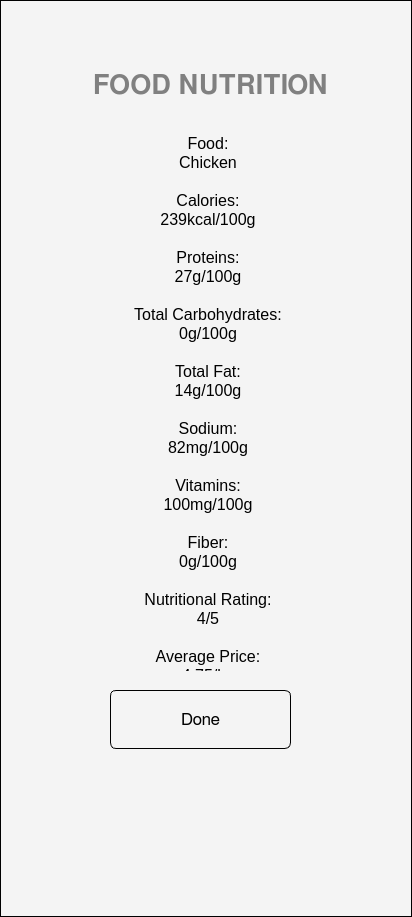
<?xml version="1.0" encoding="UTF-8"?>
<ui version="4.0">
 <class>Form</class>
 <widget class="QWidget" name="Form">
  <property name="geometry">
   <rect>
    <x>0</x>
    <y>0</y>
    <width>412</width>
    <height>917</height>
   </rect>
  </property>
  <property name="windowTitle">
   <string>Form</string>
  </property>
  <property name="styleSheet">
   <string notr="true">background-color: #f4f4f4; border: 1px solid #000000;</string>
  </property>
  <widget class="QPushButton" name="pushButton_9">
   <property name="geometry">
    <rect>
     <x>110</x>
     <y>690</y>
     <width>181</width>
     <height>59</height>
    </rect>
   </property>
   <property name="font">
    <font>
     <family>FreeSans</family>
     <pointsize>13</pointsize>
     <bold>false</bold>
    </font>
   </property>
   <property name="styleSheet">
    <string notr="true">color: ffffff;background-color: #00000000;
border-radius: 6px;
    padding: 5px;</string>
   </property>
   <property name="text">
    <string>Done</string>
   </property>
  </widget>
  <widget class="QLabel" name="label">
   <property name="geometry">
    <rect>
     <x>50</x>
     <y>50</y>
     <width>321</width>
     <height>71</height>
    </rect>
   </property>
   <property name="sizePolicy">
    <sizepolicy hsizetype="Preferred" vsizetype="Preferred">
     <horstretch>0</horstretch>
     <verstretch>0</verstretch>
    </sizepolicy>
   </property>
   <property name="font">
    <font>
     <family>FreeSans</family>
     <pointsize>20</pointsize>
     <bold>true</bold>
    </font>
   </property>
   <property name="styleSheet">
    <string notr="true">color: gray; border: none;</string>
   </property>
   <property name="frameShape">
    <enum>QFrame::Shape::NoFrame</enum>
   </property>
   <property name="frameShadow">
    <enum>QFrame::Shadow::Raised</enum>
   </property>
   <property name="text">
    <string>FOOD NUTRITION</string>
   </property>
   <property name="alignment">
    <set>Qt::AlignmentFlag::AlignCenter</set>
   </property>
   <property name="wordWrap">
    <bool>true</bool>
   </property>
  </widget>
  <widget class="QTextBrowser" name="textBrowser">
   <property name="geometry">
    <rect>
     <x>80</x>
     <y>130</y>
     <width>256</width>
     <height>541</height>
    </rect>
   </property>
   <property name="styleSheet">
    <string notr="true">color: black; border: 0;</string>
   </property>
   <property name="verticalScrollBarPolicy">
    <enum>Qt::ScrollBarPolicy::ScrollBarAlwaysOff</enum>
   </property>
   <property name="horizontalScrollBarPolicy">
    <enum>Qt::ScrollBarPolicy::ScrollBarAlwaysOff</enum>
   </property>
   <property name="html">
    <string>&lt;!DOCTYPE HTML PUBLIC &quot;-//W3C//DTD HTML 4.0//EN&quot; &quot;http://www.w3.org/TR/REC-html40/strict.dtd&quot;&gt;
&lt;html&gt;&lt;head&gt;&lt;meta name=&quot;qrichtext&quot; content=&quot;1&quot; /&gt;&lt;meta charset=&quot;utf-8&quot; /&gt;&lt;style type=&quot;text/css&quot;&gt;
p, li { white-space: pre-wrap; }
hr { height: 1px; border-width: 0; }
li.unchecked::marker { content: &quot;\2610&quot;; }
li.checked::marker { content: &quot;\2612&quot;; }
&lt;/style&gt;&lt;/head&gt;&lt;body style=&quot; font-family:'Noto Sans'; font-size:10pt; font-weight:400; font-style:normal;&quot;&gt;
&lt;p align=&quot;center&quot; style=&quot; margin-top:0px; margin-bottom:0px; margin-left:0px; margin-right:0px; -qt-block-indent:0; text-indent:0px;&quot;&gt;&lt;span style=&quot; font-family:'FreeSans'; font-size:12pt;&quot;&gt;Food:&lt;/span&gt;&lt;/p&gt;
&lt;p align=&quot;center&quot; style=&quot; margin-top:0px; margin-bottom:0px; margin-left:0px; margin-right:0px; -qt-block-indent:0; text-indent:0px;&quot;&gt;&lt;span style=&quot; font-family:'FreeSans'; font-size:12pt;&quot;&gt;Chicken&lt;/span&gt;&lt;/p&gt;
&lt;p align=&quot;center&quot; style=&quot;-qt-paragraph-type:empty; margin-top:0px; margin-bottom:0px; margin-left:0px; margin-right:0px; -qt-block-indent:0; text-indent:0px; font-family:'FreeSans'; font-size:12pt;&quot;&gt;&lt;br /&gt;&lt;/p&gt;
&lt;p align=&quot;center&quot; style=&quot; margin-top:0px; margin-bottom:0px; margin-left:0px; margin-right:0px; -qt-block-indent:0; text-indent:0px;&quot;&gt;&lt;span style=&quot; font-family:'FreeSans'; font-size:12pt;&quot;&gt;Calories:&lt;/span&gt;&lt;/p&gt;
&lt;p align=&quot;center&quot; style=&quot; margin-top:0px; margin-bottom:0px; margin-left:0px; margin-right:0px; -qt-block-indent:0; text-indent:0px;&quot;&gt;&lt;span style=&quot; font-family:'FreeSans'; font-size:12pt;&quot;&gt;239kcal/100g&lt;/span&gt;&lt;/p&gt;
&lt;p align=&quot;center&quot; style=&quot;-qt-paragraph-type:empty; margin-top:0px; margin-bottom:0px; margin-left:0px; margin-right:0px; -qt-block-indent:0; text-indent:0px; font-family:'FreeSans'; font-size:12pt;&quot;&gt;&lt;br /&gt;&lt;/p&gt;
&lt;p align=&quot;center&quot; style=&quot; margin-top:0px; margin-bottom:0px; margin-left:0px; margin-right:0px; -qt-block-indent:0; text-indent:0px;&quot;&gt;&lt;span style=&quot; font-family:'FreeSans'; font-size:12pt;&quot;&gt;Proteins:&lt;/span&gt;&lt;/p&gt;
&lt;p align=&quot;center&quot; style=&quot; margin-top:0px; margin-bottom:0px; margin-left:0px; margin-right:0px; -qt-block-indent:0; text-indent:0px;&quot;&gt;&lt;span style=&quot; font-family:'FreeSans'; font-size:12pt;&quot;&gt;27g/100g&lt;/span&gt;&lt;/p&gt;
&lt;p align=&quot;center&quot; style=&quot;-qt-paragraph-type:empty; margin-top:0px; margin-bottom:0px; margin-left:0px; margin-right:0px; -qt-block-indent:0; text-indent:0px; font-family:'FreeSans'; font-size:12pt;&quot;&gt;&lt;br /&gt;&lt;/p&gt;
&lt;p align=&quot;center&quot; style=&quot; margin-top:0px; margin-bottom:0px; margin-left:0px; margin-right:0px; -qt-block-indent:0; text-indent:0px;&quot;&gt;&lt;span style=&quot; font-family:'FreeSans'; font-size:12pt;&quot;&gt;Total Carbohydrates:&lt;/span&gt;&lt;/p&gt;
&lt;p align=&quot;center&quot; style=&quot; margin-top:0px; margin-bottom:0px; margin-left:0px; margin-right:0px; -qt-block-indent:0; text-indent:0px;&quot;&gt;&lt;span style=&quot; font-family:'FreeSans'; font-size:12pt;&quot;&gt;0g/100g&lt;/span&gt;&lt;/p&gt;
&lt;p align=&quot;center&quot; style=&quot;-qt-paragraph-type:empty; margin-top:0px; margin-bottom:0px; margin-left:0px; margin-right:0px; -qt-block-indent:0; text-indent:0px; font-family:'FreeSans'; font-size:12pt;&quot;&gt;&lt;br /&gt;&lt;/p&gt;
&lt;p align=&quot;center&quot; style=&quot; margin-top:0px; margin-bottom:0px; margin-left:0px; margin-right:0px; -qt-block-indent:0; text-indent:0px;&quot;&gt;&lt;span style=&quot; font-family:'FreeSans'; font-size:12pt;&quot;&gt;Total Fat:&lt;/span&gt;&lt;/p&gt;
&lt;p align=&quot;center&quot; style=&quot; margin-top:0px; margin-bottom:0px; margin-left:0px; margin-right:0px; -qt-block-indent:0; text-indent:0px;&quot;&gt;&lt;span style=&quot; font-family:'FreeSans'; font-size:12pt;&quot;&gt;14g/100g&lt;/span&gt;&lt;/p&gt;
&lt;p align=&quot;center&quot; style=&quot;-qt-paragraph-type:empty; margin-top:0px; margin-bottom:0px; margin-left:0px; margin-right:0px; -qt-block-indent:0; text-indent:0px; font-family:'FreeSans'; font-size:12pt;&quot;&gt;&lt;br /&gt;&lt;/p&gt;
&lt;p align=&quot;center&quot; style=&quot; margin-top:0px; margin-bottom:0px; margin-left:0px; margin-right:0px; -qt-block-indent:0; text-indent:0px;&quot;&gt;&lt;span style=&quot; font-family:'FreeSans'; font-size:12pt;&quot;&gt;Sodium:&lt;/span&gt;&lt;/p&gt;
&lt;p align=&quot;center&quot; style=&quot; margin-top:0px; margin-bottom:0px; margin-left:0px; margin-right:0px; -qt-block-indent:0; text-indent:0px;&quot;&gt;&lt;span style=&quot; font-family:'FreeSans'; font-size:12pt;&quot;&gt;82mg/100g&lt;/span&gt;&lt;/p&gt;
&lt;p align=&quot;center&quot; style=&quot;-qt-paragraph-type:empty; margin-top:0px; margin-bottom:0px; margin-left:0px; margin-right:0px; -qt-block-indent:0; text-indent:0px; font-family:'FreeSans'; font-size:12pt;&quot;&gt;&lt;br /&gt;&lt;/p&gt;
&lt;p align=&quot;center&quot; style=&quot; margin-top:0px; margin-bottom:0px; margin-left:0px; margin-right:0px; -qt-block-indent:0; text-indent:0px;&quot;&gt;&lt;span style=&quot; font-family:'FreeSans'; font-size:12pt;&quot;&gt;Vitamins:&lt;/span&gt;&lt;/p&gt;
&lt;p align=&quot;center&quot; style=&quot; margin-top:0px; margin-bottom:0px; margin-left:0px; margin-right:0px; -qt-block-indent:0; text-indent:0px;&quot;&gt;&lt;span style=&quot; font-family:'FreeSans'; font-size:12pt;&quot;&gt;100mg/100g&lt;/span&gt;&lt;/p&gt;
&lt;p align=&quot;center&quot; style=&quot;-qt-paragraph-type:empty; margin-top:0px; margin-bottom:0px; margin-left:0px; margin-right:0px; -qt-block-indent:0; text-indent:0px; font-family:'FreeSans'; font-size:12pt;&quot;&gt;&lt;br /&gt;&lt;/p&gt;
&lt;p align=&quot;center&quot; style=&quot; margin-top:0px; margin-bottom:0px; margin-left:0px; margin-right:0px; -qt-block-indent:0; text-indent:0px;&quot;&gt;&lt;span style=&quot; font-family:'FreeSans'; font-size:12pt;&quot;&gt;Fiber:&lt;/span&gt;&lt;/p&gt;
&lt;p align=&quot;center&quot; style=&quot; margin-top:0px; margin-bottom:0px; margin-left:0px; margin-right:0px; -qt-block-indent:0; text-indent:0px;&quot;&gt;&lt;span style=&quot; font-family:'FreeSans'; font-size:12pt;&quot;&gt;0g/100g&lt;/span&gt;&lt;/p&gt;
&lt;p align=&quot;center&quot; style=&quot;-qt-paragraph-type:empty; margin-top:0px; margin-bottom:0px; margin-left:0px; margin-right:0px; -qt-block-indent:0; text-indent:0px; font-family:'FreeSans'; font-size:12pt;&quot;&gt;&lt;br /&gt;&lt;/p&gt;
&lt;p align=&quot;center&quot; style=&quot; margin-top:0px; margin-bottom:0px; margin-left:0px; margin-right:0px; -qt-block-indent:0; text-indent:0px;&quot;&gt;&lt;span style=&quot; font-family:'FreeSans'; font-size:12pt;&quot;&gt;Nutritional Rating:&lt;/span&gt;&lt;/p&gt;
&lt;p align=&quot;center&quot; style=&quot; margin-top:0px; margin-bottom:0px; margin-left:0px; margin-right:0px; -qt-block-indent:0; text-indent:0px;&quot;&gt;&lt;span style=&quot; font-family:'FreeSans'; font-size:12pt;&quot;&gt;4/5&lt;/span&gt;&lt;/p&gt;
&lt;p align=&quot;center&quot; style=&quot;-qt-paragraph-type:empty; margin-top:0px; margin-bottom:0px; margin-left:0px; margin-right:0px; -qt-block-indent:0; text-indent:0px; font-family:'FreeSans'; font-size:12pt;&quot;&gt;&lt;br /&gt;&lt;/p&gt;
&lt;p align=&quot;center&quot; style=&quot; margin-top:0px; margin-bottom:0px; margin-left:0px; margin-right:0px; -qt-block-indent:0; text-indent:0px;&quot;&gt;&lt;span style=&quot; font-family:'FreeSans'; font-size:12pt;&quot;&gt;Average Price:&lt;/span&gt;&lt;/p&gt;
&lt;p align=&quot;center&quot; style=&quot; margin-top:0px; margin-bottom:0px; margin-left:0px; margin-right:0px; -qt-block-indent:0; text-indent:0px;&quot;&gt;&lt;span style=&quot; font-family:'FreeSans'; font-size:12pt;&quot;&gt;4.75/kg&lt;/span&gt;&lt;/p&gt;&lt;/body&gt;&lt;/html&gt;</string>
   </property>
  </widget>
 </widget>
 <resources/>
 <connections/>
</ui>
